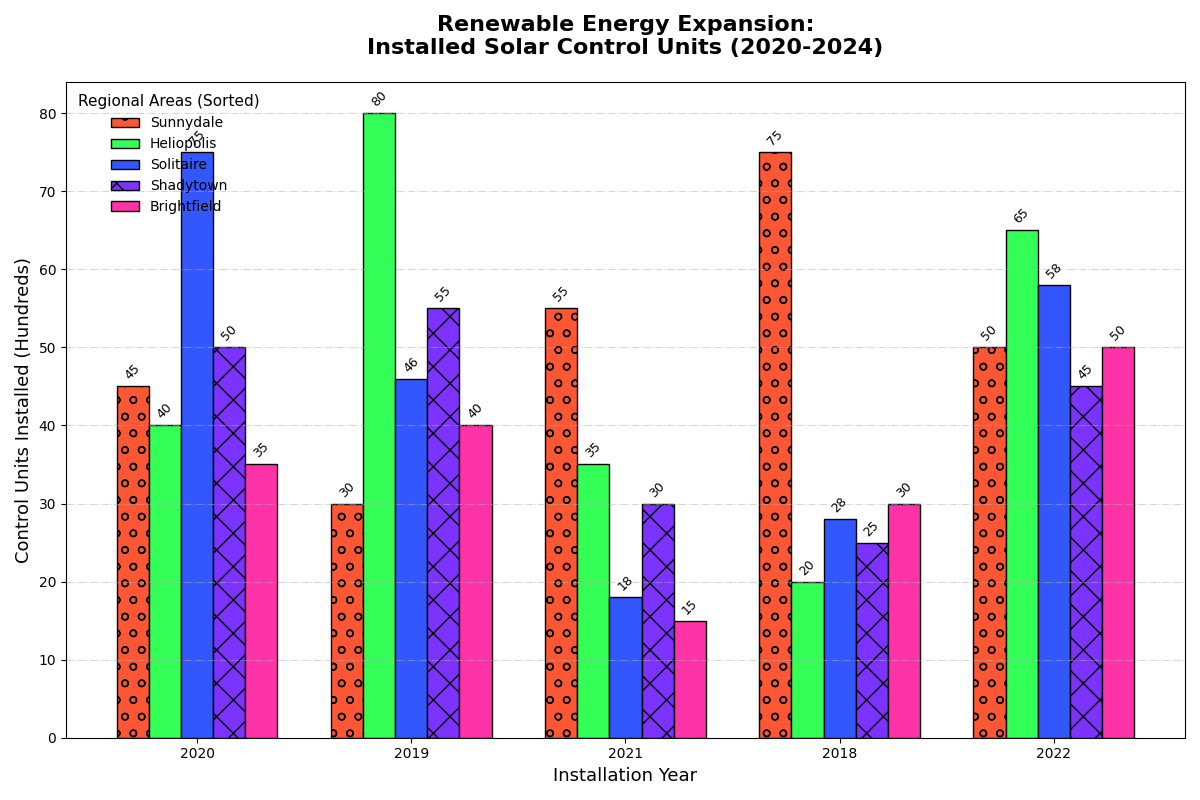

Reproduce this figure in Python.
import matplotlib.pyplot as plt
import numpy as np

cities = ['Sunnydale', 'Heliopolis', 'Shadytown', 'Brightfield', 'Solitaire']
years = [2020, 2019, 2021, 2018, 2022]

# Randomly changed solar installation data
solar_installs = np.array([
    [45, 30, 55, 75, 50],
    [40, 80, 35, 20, 65],
    [50, 55, 30, 25, 45],
    [35, 40, 15, 30, 50],
    [75, 46, 18, 28, 58]
])

# Choose the sequence for sorting (asc or desc by changing the parameter, False -> asc, True -> desc)
descending = True

# Sum installations across the years
total_installs_per_city = solar_installs.sum(axis=1)

# Determine new order based on total installations
sorted_indices = np.argsort(total_installs_per_city)
if descending:
    sorted_indices = sorted_indices[::-1]

sorted_cities = [cities[i] for i in sorted_indices]
sorted_installs = solar_installs[sorted_indices]

bar_width = 0.15
x = np.arange(len(years))

fig, ax = plt.subplots(figsize=(12, 8))
colors = ['#FF5733', '#33FF57', '#3357FF', '#7D33FF', '#FF33A8']
styles = ['o', '^', 's', 'x', 'D']

for i, sorted_city in enumerate(sorted_cities):
    ax.bar(x + i * bar_width, sorted_installs[i], width=bar_width, label=sorted_city, color=colors[i], edgecolor='black', hatch=styles[i])

ax.set_title('Renewable Energy Expansion:\nInstalled Solar Control Units (2020-2024)', fontsize=16, fontweight='bold', pad=20)
ax.set_xlabel('Installation Year', fontsize=13)
ax.set_ylabel('Control Units Installed (Hundreds)', fontsize=13)
ax.set_xticks(x + bar_width * 2)
ax.set_xticklabels(years)

ax.legend(title='Regional Areas (Sorted)', fontsize=10, title_fontsize='11', loc='upper left', frameon=False)
ax.grid(axis='y', linestyle='-.', alpha=0.5)

for i in range(len(sorted_cities)):
    for j in range(len(years)):
        ax.text(x[j] + i * bar_width, sorted_installs[i, j] + 0.5, str(sorted_installs[i, j]), ha='center', va='bottom', fontsize=9, rotation=45)

plt.tight_layout()
plt.show()
